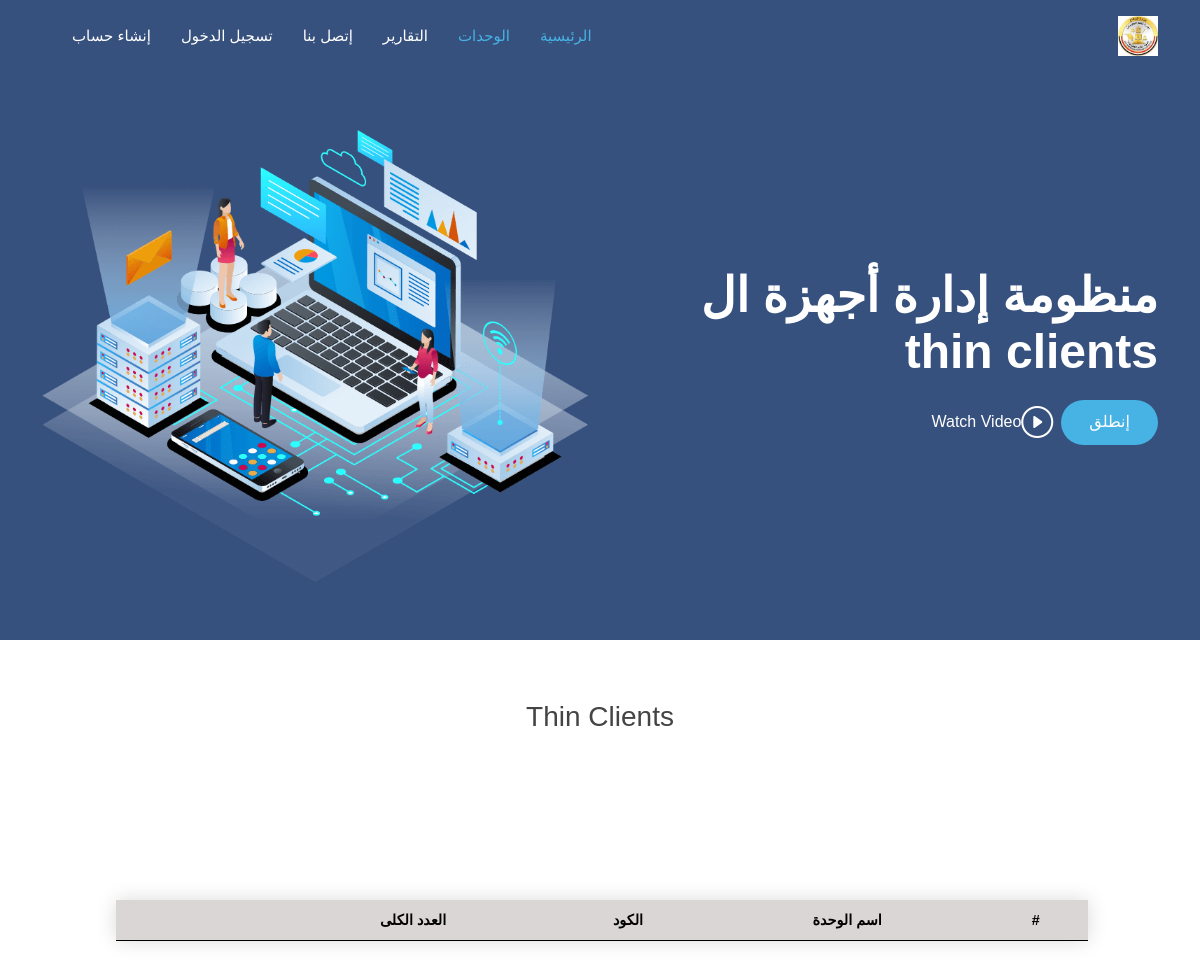
Before: /devices/allUnits with the older database file.
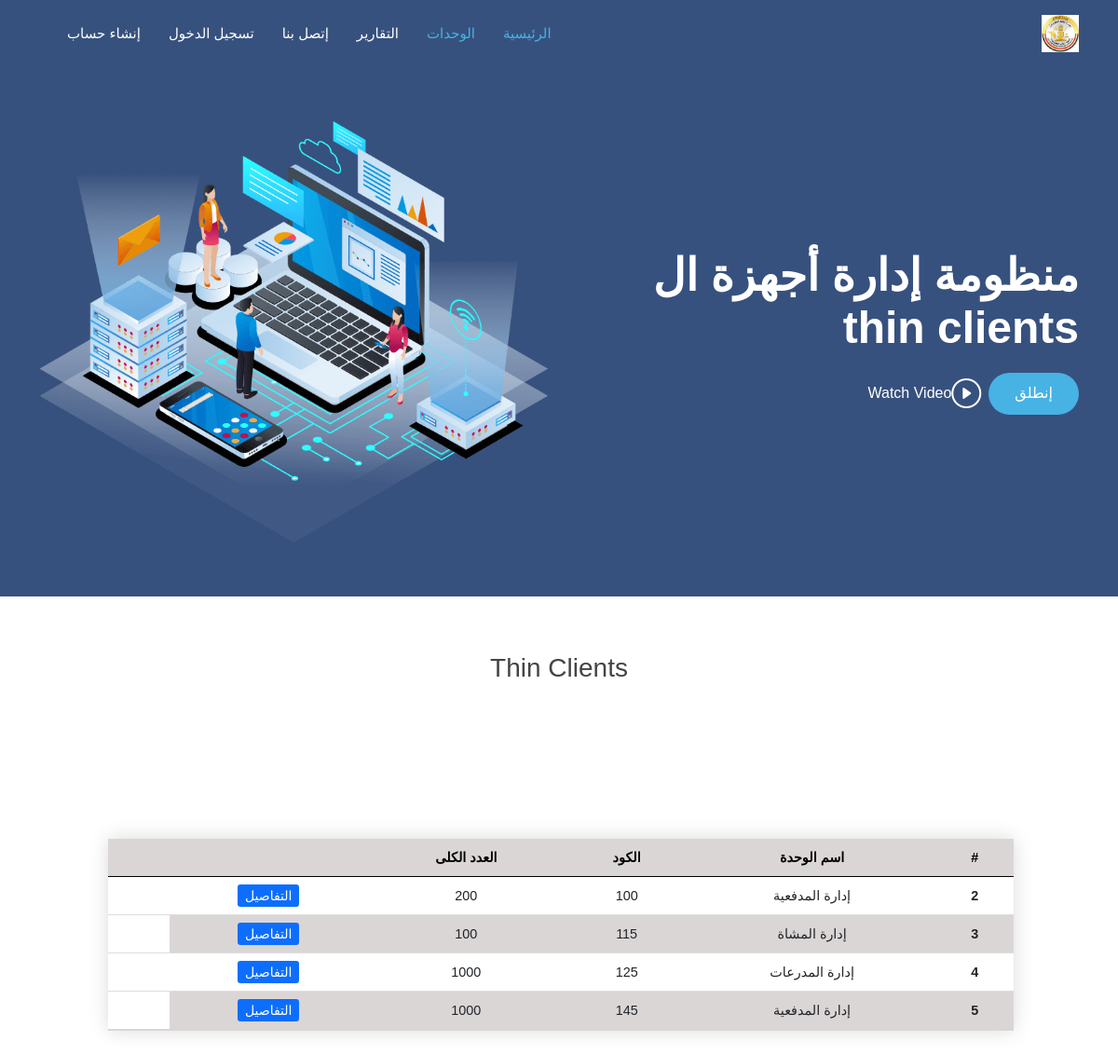
After: the same page with the newer database file.
### devices/models.py (models this page shows, shortened)
class ThinCodeTotal(models.Model):
    code = models.ForeignKey(ThinCodeName, on_delete=models.CASCADE)
    total = models.IntegerField(null=True, blank=True)

class ThinCodeName(models.Model):
    NAME_CHOICES = (
        ('إدارة المشاة', 'إدارة المشاة'),
        ('إدارة المدرعات', 'إدارة المدرعات'),
        ('إدارة المدفعية', 'إدارة المدفعية'),
        ('إدارة المركبات', 'إدارة المركبات'),
        ('إدارة الشرطة العسكرية', 'إدارة الشرطة العسكرية'),
        ('إدارة الشؤون المعنوية', 'إدارة الشؤون المعنوية'),
        ('جهاز الرياضة العسكري', 'جهاز الرياضة العسكري'),
        ('هيئة التدريب للقوات المسلحة', 'هيئة التدريب للقوات المسلحة'),
        ('هيئة التفتيش للقوات المسلحة', 'هيئة التفتيش للقوات المسلحة'),
        ('إدارة الأسلحة والذخيرة', 'إدارة الأسلحة والذخيرة'),
        ('إدارة البحوث الفنية والتطوير', 'إدارة البحوث الفنية والتطوير'),
        ('مركز التنمية البشرية والعلوم السلوكية', 'مركز التنمية البشرية والعلوم السلوكية'),
        ('إدارة نوادي وفاندق ضباط ق.م', 'إدارة نوادي وفاندق ضباط ق.م'),
        (' جهاز مشروعات الخدمة الوطنية', 'جهاز مشروعات الخدمة الوطنية'),
        ('هيئة القضاء العسكري', 'هيئة القضاء العسكري'),
        ('إدارة المدعي العام', 'إدارة المدعي العام'),
        ('إدارة المحاكم العسكرية', 'إدارة المحاكم العسكرية'),
        ('إدارة الحرب الكيمائية', 'إدارة الحرب الكيمائية'),
        ('إدارة المتاحف العسكرية', 'إدارة المتاحف العسكرية'),
        ('قيادة قوات حرس الحدود', 'قيادة قوات حرس الحدود'),
        ('قيادة قوات الدفاع الشعبي والعسكري', 'قيادة قوات الدفاع الشعبي والعسكري'),
        ('إدارة الموسيقات العسكرية', 'إدارة الموسيقات العسكرية'),
        ('دار المحفوظات المركزية', 'دار المحفوظات المركزية'),
        ('المركز الرئيسية للتنبؤات الجوية', 'المركز الرئيسية للتنبؤات الجوية'),
        ('جهاز مراقبة وضمان الجودة/هيئة التسليح ق.م', 'جهاز مراقبة وضمان الجودة/هيئة التسليح ق.م'),
        (' إدارة التعليم والتدريب المهني', 'إدارة التعليم والتدريب المهني'),
        ('قيادة القوات الجوية', 'قيادة القوات الجوية'),
        ('المركز الإعلامي العسكري', 'المركز الإعلامي العسكري'),
        ('مركز تطوير وصيانة معدات النظم الألية', 'مركز تطوير وصيانة معدات النظم الألية'),
        ('مركز تدريب الية القيادة والسيطرة', 'مركز تدريب الية القيادة والسيطرة'),
        ('المنظومة تحرير', 'المنظومة تحرير'),
        ('إدارة المحفوظات المركزية', 'إدارة المحفوظات المركزية'),
        ('إدارة المياه', 'إدارة المياه'),
        ('إدارة الإشارة', 'إدارة الإشارة'),
        ('CCTV ', 'CCTV'),
        ('دفاع جوي', 'دفاع جوي'),
        ('جهاز تنمية الموارد المالية', 'جهاز تنمية الموارد المالية'),
        ('مؤسسة صندوق الجلاء للقوات المسلحة', 'مؤسسة صندوق الجلاء للقوات المسلحة'),
        ('صندوق التأميني التكميلي', 'صندوق التأميني التكميلي'),
        ('مؤسسة القروض', 'مؤسسة القروض'),
        ('صندوق التأمين الخاص', 'صندوق التأمين الخاص'),
        ('صندوق إسكان أفراد القوات المسلحة', 'صندوق إسكان أفراد القوات المسلحة'),
        ('هيئة الشؤون المالية للقوات المسلحة', 'هيئة الشؤون المالية للقوات المسلحة'),
        ('إدارة التفتيش والمحاسبات', 'إدارة التفتيش والمحاسبات'),
        ('إدارة الميزانية', 'إدارة الميزانية'),
        ('إدارة العلاقات العامة والتمويل الخارجي', 'إدارة العلاقات العامة والتمويل الخارجي'),
        ('الإدارة المركزية للمحاسبات', 'الإدارة المركزية للمحاسبات'),
        ('إدارة التأمين والمعاشات', 'إدارة التأمين والمعاشات'),
        ('هيئة التنظيم والإدارة للقوات المسلحة', 'هيئة التنظيم والإدارة للقوات المسلحة'),
        ('إدارة التجنيد والتعبئة', 'إدارة التجنيد والتعبئة'),
        ('إدارة السجلات العسكرية', 'إدارة السجلات العسكرية'),
        ('فرع الإنتقاء والتوجيه', 'فرع الإنتقاء والتوجي'),
        ('إدارة شؤون العاملين المدنيين', 'إدارة شؤون العاملين المدنيين'),
    )
    name = models.CharField(max_length=255, null=True, blank=True, choices=NAME_CHOICES, unique=True)
    code = models.IntegerField(blank=True, null=True)

### devices/views.py (the view)
# urls.py: path('allUnits', views.all_Units, name='all-units'),
def all_Units(request):
    units = ThinCodeTotal.objects.all()
    context = {"units": units}
    return render(request, 'devices/all_units.html', context)

### devices/templates/devices/all_units.html (shortened to what this page needs)
{% extends 'main.html' %}
{% load static %}
{% block body %}
    <main id="main">
    <section>
        <div class="section-title">
            <h3>Thin Clients</h3>
        </div>
                <div id="get-started" class="padd-section text-center" style="width: 90%;margin: 8rem 7rem;">
            <table class="table styled-table" style="width: 90%;">
                <thead>
                <tr>
                    <th scope="col">#</th>
                    <th scope="col">اسم الوحدة</th>
                                        <th scope="col">الكود</th>
                    <th scope="col">العدد الكلى</th>
                                     <th scope="col"></th>
                    <th scope="col"></th>
                </tr>
                </thead>
                <tbody>
                {% for unit in units %}
                    <tr>
                        <th scope="row">{{ unit.pk }}</th>
                        <td>{{ unit.code.name }}</td>
                        <td>{{ unit.code.code }}</td>
                        <td>{{ unit.total }}</td>
<td> <a class="btn-sm btn-primary" href="{% url 'unit-detail-code' unit.code.pk %}">التفاصيل</a></td>
                    </tr>
                {% endfor %}
                </tbody>
            </table>
        </div>
    </section>
    </main>
{% endblock body %}

Changed rows visible on the page:
added ThinCodeTotal: pk "2", code.name "إدارة المدفعية", code.code "100", total "200"
added ThinCodeTotal: pk "3", code.name "إدارة المشاة", code.code "115", total "100"
added ThinCodeTotal: pk "4", code.name "إدارة المدرعات", code.code "125", total "1000"
added ThinCodeTotal: pk "5", code.name "إدارة المدفعية", code.code "145", total "1000"
